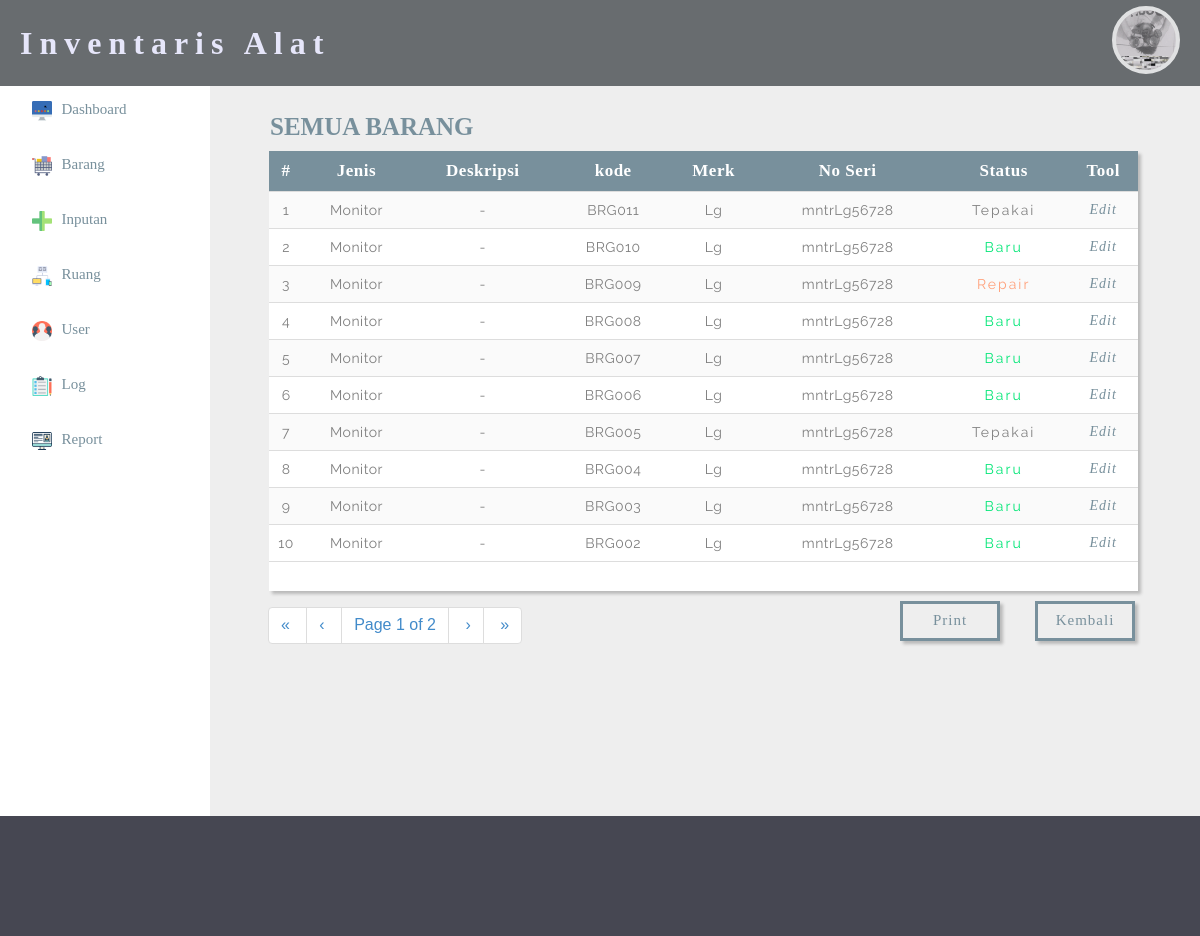
/admin/semua_brg.php (signed in), run on an earlier commit of the app's database.
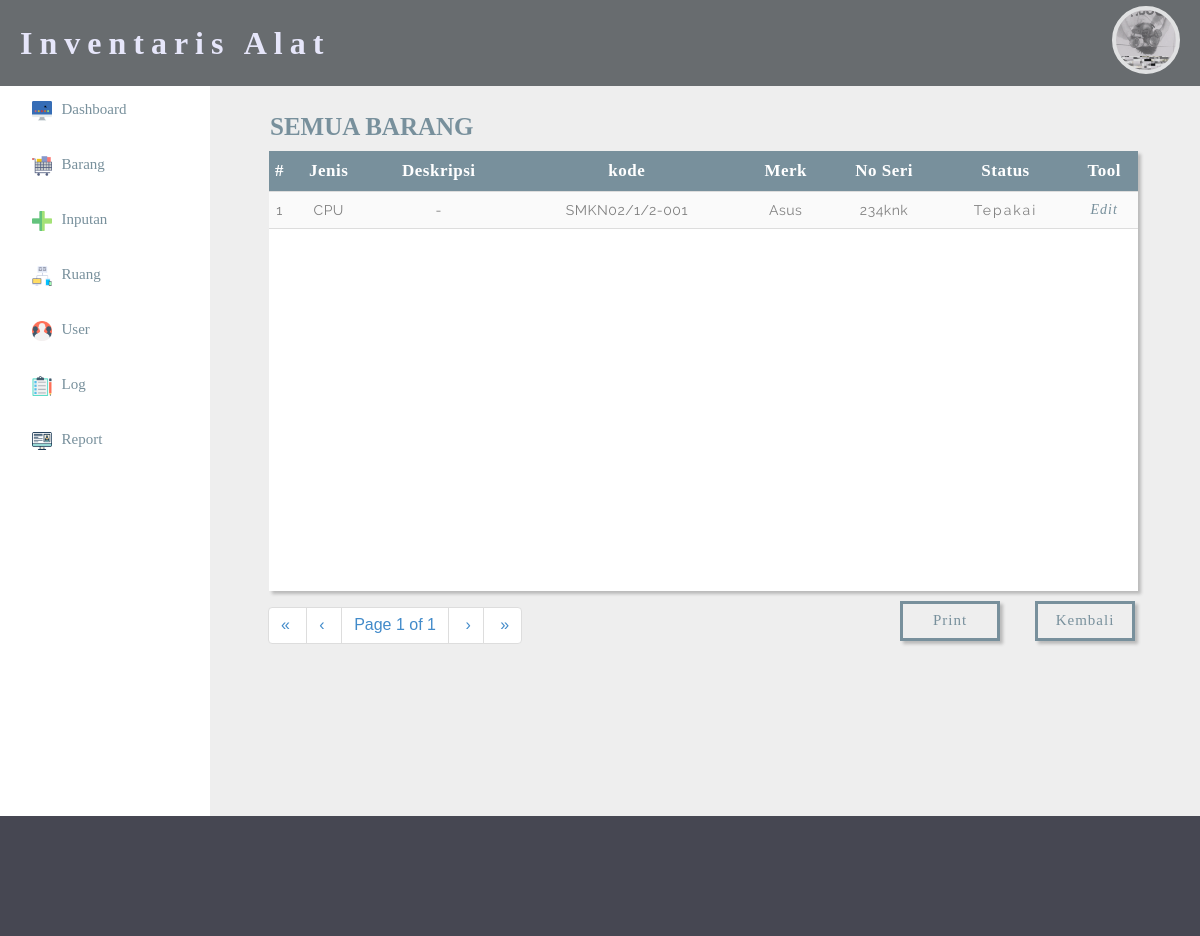
And on a later commit of the database.
### tables this page shows
CREATE TABLE IF NOT EXISTS `barang` (
  `id` int(10) NOT NULL AUTO_INCREMENT,
  `id_jenis` varchar(30) NOT NULL,
  `deskripsi_brg` text NOT NULL,
  `kode_brg` varchar(50) NOT NULL,
  `merk_brg` varchar(20) NOT NULL,
  `no_seri` varchar(30) NOT NULL,
  `status_brg` varchar(20) NOT NULL,
  PRIMARY KEY (`id`)
);

CREATE TABLE IF NOT EXISTS `jenis_brg` (
  `id_jenis` int(11) NOT NULL AUTO_INCREMENT,
  `nama` varchar(50) NOT NULL,
  `keterangan` varchar(30) NOT NULL,
  PRIMARY KEY (`id_jenis`)
);

### admin/semua_brg.php (the view, shortened to what this page needs)
<?php
	include 'session.php';
	include 'pagination.php';
        $sql =  "SELECT * FROM barang INNER JOIN jenis_brg ON barang.id_jenis=jenis_brg.id_jenis ORDER BY barang.kode_brg DESC";
        $result = mysql_query($sql);
        $rpp = 10;
        $reload = "semua_brg.php?pagination=true&page=1";
        $page = intval($_GET["page"]);
        if($page<=0) $page = 1;
        $tcount = mysql_num_rows($result);
        $tpages = ($tcount) ? ceil($tcount/$rpp) : 1;
        $count = 0;
        $i = ($page-1)*$rpp;
        $no_urut = ($page-1)*$rpp;
?>
 <html>
 <head>
 	<link rel="stylesheet" type="text/css" href="../css/admin_css.css">
 	<link rel="stylesheet" type="text/css" href="../css/table.css">
	<link rel="stylesheet" type="text/css" href="../css/bootstrap.css">
 </head>
 <body>
 <?php
    include 'header.php';
  ?>
	 <div class="a">
	 	<h1>Semua Barang</h1>
	 	<div class="a3" style="box-shadow: 3px 3px 3px #bababa;">
	 		<table>
	 			<tr>
                    <th>#</th>
                    <th>Jenis</th>
                    <th>Deskripsi</th>
                    <th>kode</th>
                    <th>Merk</th>
                    <th>No Seri</th>
                    <th>Status</th>
                    <th>Tool</th>
                 </tr>
                 <?php
                    while(($count<$rpp) && ($i<$tcount)) {
                        $data = mysql_fetch_array($result);
                    ?>
                    <tr>
                        <td>
                            <?php echo ++$no_urut;?>
                        </td>
                        <?php
                        echo "<td>". $data['nama'] ."</td>";
                        echo "<td>". $data['deskripsi_brg'] . "</td>";
                        echo "<td>". $data['kode_brg'] ."</td>";
                        echo "<td>". $data['merk_brg'] ."</td>";
                        echo "<td>". $data['no_seri'] ."</td>";
                        if ($data['status_brg']=='baru') { ?>
                            <td style="color: #00E676; letter-spacing: 2px;" width='15%'>Baru</td>
                        <?php } elseif ($data['status_brg']=='selesai repair') { ?>
                            <td style="color: #FF9800; letter-spacing: 2px;" width='15%'>Selesai Repair</td>
                        <?php } elseif ($data['status_brg']=='terbuang') { ?>
                            <td style="color: #424242; letter-spacing: 2px;" width='15%'>Terbuang</td>
                        <?php } elseif ($data['status_brg']=='rusak') { ?>
                            <td style="color: #EF5350; letter-spacing: 2px;" width='15%'>Rusak</td>
                        <?php } elseif ($data['status_brg']=='repair') { ?>
                            <td style="color: lightsalmon; letter-spacing: 2px;" width='15%'>Repair</td>
                        <?php } elseif ($data['status_brg']=='dipinjam') { ?>
                            <td style="color: lightblue; letter-spacing: 2px;" width='15%'>Dipinjam</td>
                        <?php } else { ?>
                            <td style="color: grey; letter-spacing: 2px;" width='15%'>Tepakai</td>
                         <?php } ?>
                        <td><a href="edit_barang.php?id=<?php echo $data['id']; ?>"><i>Edit</i></a></td>
                    </tr>
                    <?php
                        $i++;
                        $count++;
                    }
                    ?>
	 		</table>
	 	</div>
		<div class="pagination" style="float: left; margin-left: 22px; margin-top: -4px;"><?php echo paginate_one($reload, $page, $tpages); ?></div>
        <a href="inventori.php"><button style="box-shadow: 3px 3px 3px #bababa;">Kembali</button></a>
        <a href="laporan_semua_barang.php"><button style="box-shadow: 3px 3px 3px #bababa;">Print</button></a>
	 </div>
 	<?php
 		include 'sisi.php';
 	 ?>
 <div class="c">
 </div>
 </body>
 </html>

### admin/pagination.php
<?php
function paginate_one($reload, $page, $tpages) {
	$firstlabel = "&laquo;&nbsp;";
	$prevlabel  = "&lsaquo;&nbsp;";
	$nextlabel  = "&nbsp;&rsaquo;";
	$lastlabel  = "&nbsp;&raquo;";
	$out = "<ul class=\"pagination\">";
	if($page>1) {
		$out.= "<li><a href=\"" . $reload . "\">" . $firstlabel . "</a></li>";
	}
	else {
		$out.= "<li><span>" . $firstlabel . "</span></li>";
	}
	if($page==1) {
		$out.= "<li><span>" . $prevlabel . "</span></li>";
	}
	elseif($page==2) {
		$out.= "<li><a href=\"" . $reload . "\">" . $prevlabel . "</a></li>";
	}
	else {
		$out.= "<li><a href=\"" . $reload . "&amp;page=" . ($page-1) . "\">" . $prevlabel . "</a></li>";
	}
	$out.= "<li><span class=\"current\">Page " . $page . " of " . $tpages ."</span></li>";
	if($page<$tpages) {
		$out.= "<li><a href=\"" . $reload . "&amp;page=" .($page+1) . "\">" . $nextlabel . "</a></li>";
	}
	else {
		$out.= "<li><span>" . $nextlabel . "</span></li>";
	}
	if($page<$tpages) {
		$out.= "<li><a href=\"" . $reload . "&amp;page=" . $tpages . "\">" . $lastlabel . "</a></li>";
	}
	else {
		$out.= "<li><span>" . $lastlabel . "</span></li>";
	}
	$out.= "</ul>";
	return $out;
}
?>

What changed in the data, as far as the page shows it:
removed barang: id_jenis.nama "Monitor", deskripsi_brg "-", kode_brg "BRG011", merk_brg "Lg", no_seri "mntrLg56728", status_brg "Tepakai"
removed barang: id_jenis.nama "Monitor", deskripsi_brg "-", kode_brg "BRG010", merk_brg "Lg", no_seri "mntrLg56728", status_brg "Baru"
removed barang: id_jenis.nama "Monitor", deskripsi_brg "-", kode_brg "BRG009", merk_brg "Lg", no_seri "mntrLg56728", status_brg "Repair"
removed barang: id_jenis.nama "Monitor", deskripsi_brg "-", kode_brg "BRG008", merk_brg "Lg", no_seri "mntrLg56728", status_brg "Baru"
removed barang: id_jenis.nama "Monitor", deskripsi_brg "-", kode_brg "BRG007", merk_brg "Lg", no_seri "mntrLg56728", status_brg "Baru"
removed barang: id_jenis.nama "Monitor", deskripsi_brg "-", kode_brg "BRG006", merk_brg "Lg", no_seri "mntrLg56728", status_brg "Baru"
removed barang: id_jenis.nama "Monitor", deskripsi_brg "-", kode_brg "BRG005", merk_brg "Lg", no_seri "mntrLg56728", status_brg "Tepakai"
removed barang: id_jenis.nama "Monitor", deskripsi_brg "-", kode_brg "BRG004", merk_brg "Lg", no_seri "mntrLg56728", status_brg "Baru"
removed barang: id_jenis.nama "Monitor", deskripsi_brg "-", kode_brg "BRG003", merk_brg "Lg", no_seri "mntrLg56728", status_brg "Baru"
removed barang: id_jenis.nama "Monitor", deskripsi_brg "-", kode_brg "BRG002", merk_brg "Lg", no_seri "mntrLg56728", status_brg "Baru"
added barang: id_jenis.nama "CPU", deskripsi_brg "-", kode_brg "SMKN02/1/2-001", merk_brg "Asus", no_seri "234knk", status_brg "Tepakai"
Also different on the page:
$tpages: "2" → "1"
$nextlabel: (not shown) → "›"
$lastlabel: (not shown) → "»"
$nextlabel: "›" → (not shown)
$lastlabel: "»" → (not shown)
